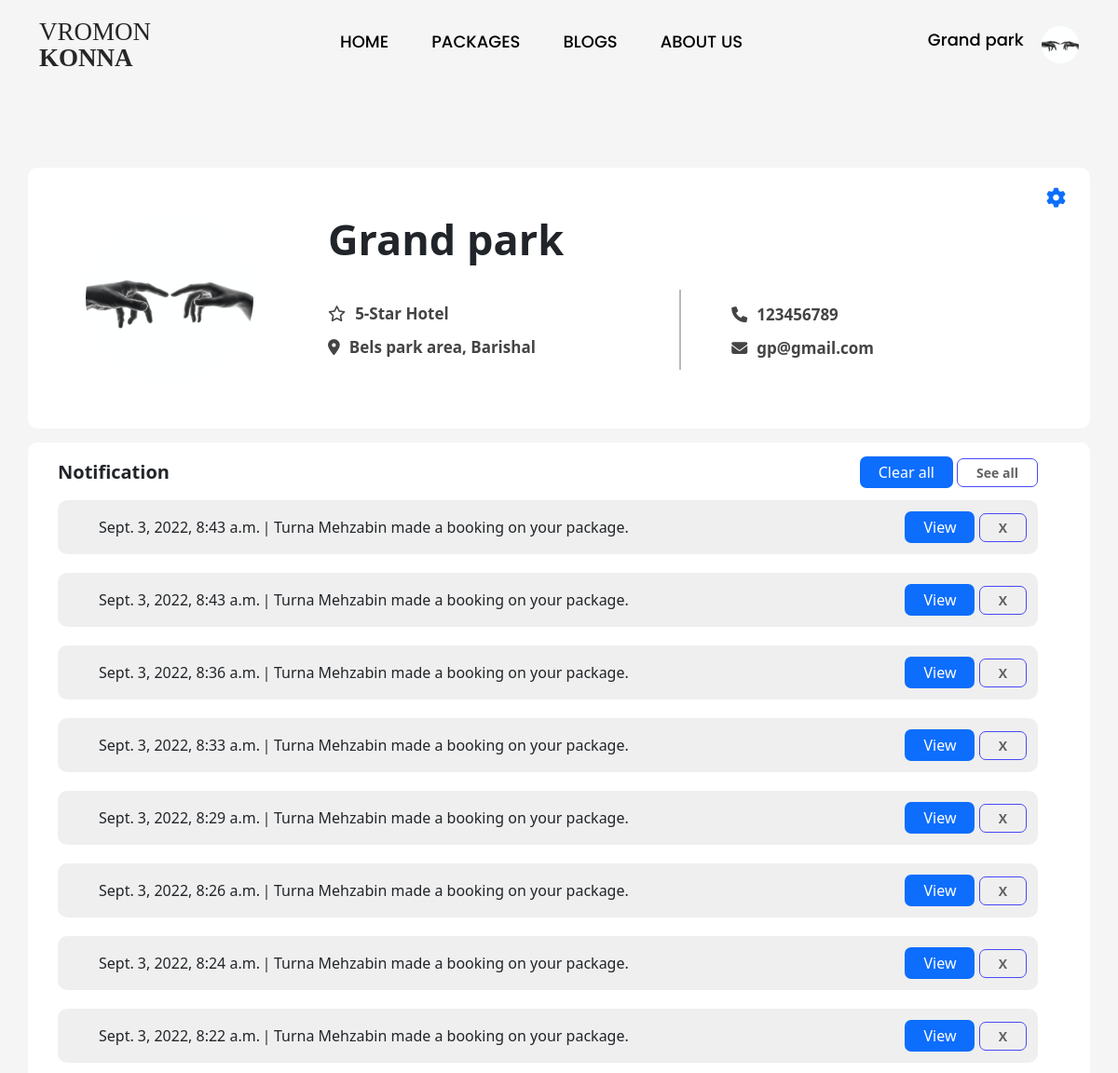
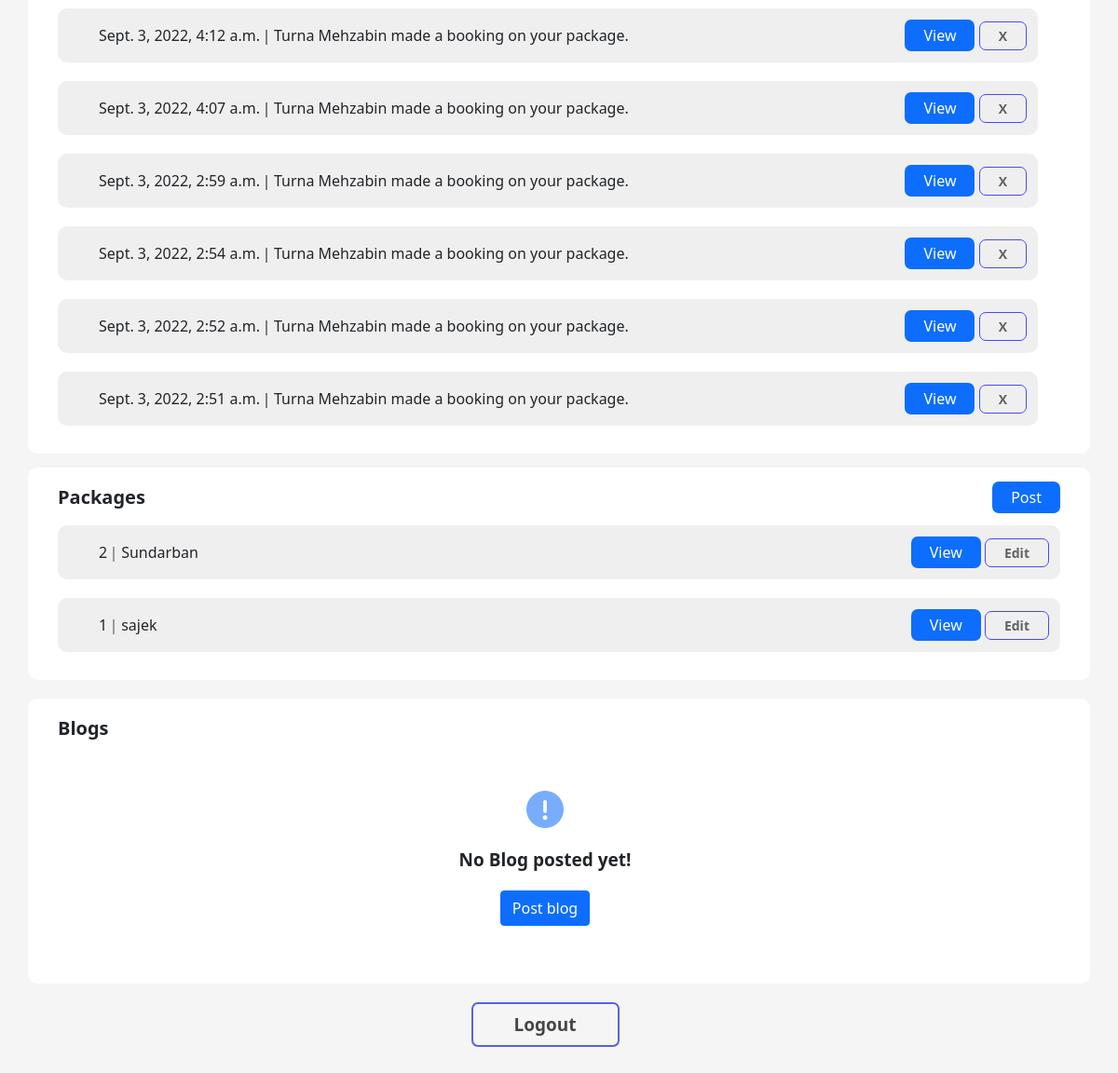
Screenshot of /hotel_profile/ (signed in) with the database file from the repository (2 pictures, top to bottom).
### users/models.py (models this page shows, shortened)
class HotelRep(models.Model):
    user = models.OneToOneField(
        User, on_delete=models.CASCADE, primary_key=True)
    name = models.CharField(max_length=128)
    address = models.CharField(max_length=512)
    hotline = models.CharField(max_length=11, unique=True)
    catagory = models.CharField(max_length=16)
    image = models.ImageField(null=True, blank=True,
                              default='default_hotel.jpg', upload_to='users/')

class Notification(models.Model):
    user = models.ForeignKey(User, on_delete=models.CASCADE)
    time = models.DateTimeField(auto_now_add=True, null=True)
    is_blog = models.BooleanField(default=False)
    is_pkg = models.BooleanField(default=False)
    message = models.CharField(max_length=64, null=True)
    key = models.IntegerField(null=True)
    hidden = models.BooleanField(default=False)

### pkg/models.py (models this page shows, shortened)
class Package(models.Model):
    author = models.ForeignKey(HotelRep, on_delete=models.CASCADE)
    title = models.CharField(max_length=128)
    destination = models.CharField(max_length=128)
    description = models.TextField(max_length=1024)
    cost = models.IntegerField()
    start_date = models.DateField()
    end_date = models.DateField()
    created_date = models.DateField(auto_now_add=True)
    modified_date = models.DateField(auto_now=True)
    rating = models.FloatField(null=True, default=0.0)
    total = models.IntegerField(null=True, default=0)
    image = models.ImageField(null=True, blank=True,
                              default='default_pkg.png', upload_to='packages/')

### users/views.py (the view)
# urls.py: path('hotel_profile/', views.hotel_profile, name='hotel_profile'),
@login_required(login_url='/login/')
def hotel_profile(request):
    context = {
        'data': request.user.hotelrep,
        'pkgs': Package.objects.filter(author=request.user.hotelrep).order_by('pk').reverse(),
        'blogs': Blog.objects.filter(author=request.user).order_by('pk').reverse(),
        'notifications': Notification.objects.filter(user=request.user, hidden=False).order_by('time').reverse(),
    }
    return render(request, 'users/hotel_profile.html', context)

### templates/users/hotel_profile.html (shortened to what this page needs)
{% extends 'navbar.html' %}
{% load static %}
{% block content %}
<body class="hotel-profile-area">
<section class="hotel-profile">
    <div class="container">
        <div class="row hotel-proile-cont">
            <div class="col-md-3 hotel-profile-img">
                <img src="{{data.image.url}}" alt="">
            </div>
            <div class="col-md-5 hotel-profile-details-one">
                <h1>{{data.name}}</h1>
                <div class="hotel-profile-details-one-info">
                    <p><i class="fa-regular fa-star"></i>{{data.catagory}}</p>
                    <p><i class="fa-solid fa-location-dot"></i>{{data.address}}</p>
                </div>
            </div>
            <div class="col-md-4 hotel-profile-details-two">
                <div class="hotel-profile-details-two-info">
                    <p><i class="fa-solid fa-phone"></i>{{data.hotline}}</p>
                    <p><i class="fa-solid fa-envelope"></i>{{user.email}}</p>
                </div>
            </div>
            <div class="hotel-profile-settings-icon">
                <a href="/manage_hotel_profile/"><i class="fa-solid fa-gear"></i></a>
            </div>
        </div>
    </div>
</section>
<section>
    <div class="container">
        <div class="row bookings-cont">
            <div class="row">
                {% if notifications %}
                <div class="col-md-8 ">
                    <h5>Notification</h5>
                </div>
                <div class="col-md-4 margin-right">
                    <a href="{% url 'clear_all' %}" class="current-booking-see-post-btn">Clear all</a>
                    <a href="{% url 'notifications' %}" class="current-booking-cancel-btn">See all</a>
                </div>
                {% endif %}
                {% if notifications %}
                {% for x in notifications %}
                <div class="single-booking-box">
                    <div class="row current-booking-body">
                        <div class="col-md-9">
                            <div class="user-profile-blog-desc">
                                <p>{{ x.time }}</p>
                                <p>{{ x.message }}</p>
                            </div>
                        </div>
                        <div class="col-md-3">
                            <div class="current-booking-btns">
                                {% if x.is_blog %}
                                <a href="{% url 'blog_post' x.key %}" class="current-booking-see-full-info-btn" target="_blank">View</a>
                                {% else %}
                                <a href="{% url 'pkg_info' x.key %}" class="current-booking-see-full-info-btn" target="_blank">View</a>
                                {% endif %}
                                <a href="{% url 'delete_msg' x.pk %}" class="current-booking-cancel-btn">X</a>
                            </div>
                        </div>
                    </div>
                </div>
                {% endfor %}
                {% endif %}
            </div>
        </div>
</section>
<section>
    <div class="container">
        <div class="row hotel-package-cont">
            <div class="col-sm-3">
                <h5>Packages</h5>
            </div>
            {% if pkgs %}
            <div class="col-md-9 current-booking-see-post-btn-area ">
                <a href="{% url 'post_pkg' %}" class="current-booking-see-post-btn">Post</a>
            </div>
            {% for pkg in pkgs %}
            <div class="single-booking-box">
                <div class="row current-booking-body">
                    <div class="col-md-6">
                        <div class="traveler-travel-desc">
                            <p>{{pkg.title}}</p>
                            <p>{{pkg.destination}}</p>
                        </div>
                    </div>
                    <div class="col-md-4 offset-2">
                        <div class="current-booking-btns">
                            <a href="{% url 'pkg_info' pkg.pk %}" class="current-booking-see-full-info-btn" target="_blank">View</a>
                            <a href="{% url 'edit_pkg' pkg.pk %}" class="current-booking-cancel-btn">Edit</a>
                        </div>
                    </div>
                </div>
            </div>
            {% endfor %}
            {% else %}
            <div class="offset-2  packages">
                <i class="fa-regular fa-map"></i>
                <p>No packages available!</p>
                <a href="{% url 'post_pkg' %}" class="btn btn-primary">Post packages</a>
            </div>
            {% endif %}
        </div>
    </div>
</section>
<section>
    <div class="container">
        <div class="row bookings-cont">
            <div class="row">
                <div class="col-md-9">
                    <h5>Blogs</h5>
                </div>
                {% if not blogs%}
                <div class="col-md-12 packages">
                    <i class="fa-solid fa-circle-exclamation"></i>
                    <p>No Blog posted yet!</p>
                    <a href="../blogs/post_blog" type="submit" class="btn btn-primary">Post blog</a>
                </div>
                {% else %}
                <div class="col-md-3 current-booking-see-post-btn-area">
                    <a href="../blogs/post_blog" class="current-booking-see-post-btn  emergency-margin">Post</a>
                </div>
                {% endif %}
            </div>
        </div>
    </div>
</section>
<div class="row hotel-profile-logout-sec">
    <div class="col-sm-12 text-center">
        <a class="hotel-profile-log-btn" href="/logout/">Logout</a>
    </div>
</div>
</body>
{% endblock %}

### templates/navbar.html (shortened to what this page needs)
{% load static %}
<!DOCTYPE html>
<html lang="en">
<head>
    <link rel="stylesheet" href="{% static 'css/style.css' %}">
    <link rel="stylesheet" href="{% static 'css/fontAwesome/css/all.min.css' %}">
    <link rel="stylesheet" href="{% static 'css/owl.carousel.min.css' %}">
    <link rel="stylesheet" href="{% static 'css/owl.theme.default.min' %}">
	<link rel="stylesheet" href="{% static 'css/bootstrap.min.css' %}">
</head>
<body>
	<header class="navbar-area">
		<div class="container">
			<div class="row">
				<div class="col-md-3">
					<a href="{% url 'home' %}"><img src="{% static 'img/logo.svg' %}" alt="" class="logo"></a>
				</div>
				<div class="col-md-6">
					<nav class="navbar navbar-expand-sm">
						<ul class="navbar-nav">
							<li class="nav-item"><a class="nav-link" href="/">HOME</a></li>
							<li class="nav-item"><a class="nav-link" href="/packages/">PACKAGES</a></li>
							<li class="nav-item"><a class="nav-link" href="/blogs/">BLOGS</a></li>
							<li class="nav-item"><a class="nav-link" href="/about_us/">ABOUT US</a></li>
						</ul>
					</nav>
				</div>
				<div class="col-md-3 navbar-profolr-area">
					{% if not request.user.is_anonymous %}
						<div class="user-header-right">
							{% if 'T' in request.user.last_name %}
							<a href="{% url 'traveler_profile' %}">{{request.user.traveler.name}}</a>
							<img src="{{ request.user.traveler.image.url }}" alt="No image" class="logo">
							{% else %}
							<a href="{% url 'hotel_profile' %}">{{request.user.hotelrep.name}}</a>
							<img src="{{ request.user.hotelrep.image.url }}" alt="No image" class="logo">
							{% endif %}
						</div>
					{% else %}
						<div class="header-right">
							<a href="/login/">LOGIN</a>
							<a class="header-reg" href="/join_us/">REGISTER</a>
						</div>
					{% endif %}
				</div>
			</div>
		</div>
	</header>
{% block content %}
{% endblock %}
</body>
</html>

### static/css/style.css (style rules this page uses)
.margin-right { text-align: right; }
body { margin-top: 180px !important; }
.form-control, .btn { border-radius: 3px; }
.bookings-cont { padding: 20px; background: #FFFFFF; margin-top: 15px !important; border-radius: 10px; }
.packages { text-align: center; margin-left: -3px !important; margin-top: 47px !important; margin-bottom: 42px !important; }
.bookings-cont h5 { font-weight: 600; }
.packages i { color: #78ADFD; font-size: 40px; margin-bottom: 20px; }
.packages p { font-size: 19px; font-weight: 600; margin-bottom: 18px; }
.current-booking-body { background: #EFEFEF; margin: 10px auto !important; border-radius: 10px; }
.current-booking-cancel-btn { text-decoration: none; border: 1px solid #4848f9; color: #626262; font-size: 14px; font-weight: 600; padding: 5px 20px; border-radius: 7px; }
.current-booking-btns { margin-top: 17px; text-align: right; }
.current-booking-see-full-info-btn { text-decoration: none; margin-left: 25px; background: #0D6DFC; color: #fff; padding: 6px 20px; border-radius: 7px; }
.current-booking-see-post-btn-area { text-align: right; }
.current-booking-see-post-btn { text-decoration: none; margin-left: 25px; background: #0D6DFC; color: #fff; padding: 6px 20px; border-radius: 7px; }
.user-profile-blog-desc { float: left; display: flex; padding: 17px; }
.user-profile-blog-desc p { margin: 0; margin-left: 15px; }
.user-profile-blog-desc p:last-child { position: relative; }
.user-profile-blog-desc p:last-child:after { position: absolute; content: ''; background: gray; width: 16px; height: 2px; left: -16px; bottom: 9px; transform: rotate(90deg); }
.traveler-travel-desc { display: flex; padding: 17px; }
.traveler-travel-desc p { margin: 0; margin-left: 15px; }
.traveler-travel-desc p:last-child { position: relative; }
.traveler-travel-desc p:last-child:after { position: absolute; content: ''; background: #9b9b9b; width: 16px; height: 2px; transform: rotate(90deg); left: -16px; bottom: 9px; }
.col-md-3.hotel-profile-img img { width: 180px; height: 180px; border-radius: 50%; }
.hotel-profile-area { background: #f5f5f5; }
.hotel-proile-cont { background: #FFFF; padding: 50px; border-radius: 10px; }
.hotel-profile-details-one h1 { font-size: 45px; font-weight: 600; }
.hotel-profile-details-one-info { margin-top: 40px; }
.hotel-profile-details-one-info p { margin: 0; margin-bottom: 10px; font-size: 17px; font-weight: 600; color: #444; }
.hotel-profile-details-two-info { margin-top: 95px; }
.hotel-profile-details-two-info p { font-size: 17px; margin: 0; margin-bottom: 10px; color: #444; font-weight: 600; }
.row.hotel-proile-cont i { margin-right: 10px; }
.hotel-proile-cont { position: relative; }
.hotel-profile-settings-icon a { position: absolute; right: 16px; top: 17px; font-size: 21px; }
.col-md-5.hotel-profile-details-one { position: relative; }
.col-md-5.hotel-profile-details-one:after { position: absolute; content: ''; width: 86px; height: 2px; background: #b9b9b9; right: 0; top: 123px; transform: rotate(90deg); }
.hotel-package-cont { background: #fff; border-radius: 10px; margin-top: 15px !important; margin-bottom: 20px; padding: 20px; }
.hotel-profile-log-btn { border: 2px solid #5961e6; padding: 8px; width: 159px; display: inline-block; text-align: center; border-radius: 7px; color: #464646; font-size: 19px; text-decoration: none; font-weight: 500; margin-left: -30px; margin-bottom: 60px; font-weight: 600; margin-top: 20px; }
.row.hotel-package-cont h5 { font-weight: 600; }
.navbar-area { overflow: hidden; position: fixed; top: 0; width: 100%; background: #f5f5f5; color: #000; z-index: 2; padding: 15px !important; }
header { font-family:'Poppins', sans-serif; padding-top: 20px; margin-bottom: 200px; }
header nav ul li a { color: #000 !important; font-size: 18px; margin-left: 30px; font-weight: 500; transition: .5s; }
.logo { text-align: center; }
.user-header-right img { width: 40px; height: 40px; background-size: cover; background-position: center; border-radius: 50%; margin-left: 15px; margin-top: 7px; }
.user-header-right { margin-top: 6px; }
.user-header-right a { text-decoration: none; font-size: 18px; color: #000; font-weight: 500; transition: .5s; }
.navbar-area { padding: 20px; margin-bottom: 30px; }
.navbar-profolr-area { text-align: right; }

### rows the page displays
HotelRep: image (picture), name "Grand park", catagory "5-Star Hotel", address "Bels park area, Barishal", hotline "123456789"
Notification: time "Sept. 3, 2022, 8:43 a.m.", message "Turna Mehzabin made a booking on your package.", is_blog "View"
Notification: time "Sept. 3, 2022, 8:43 a.m.", message "Turna Mehzabin made a booking on your package.", is_blog "View"
Notification: time "Sept. 3, 2022, 8:36 a.m.", message "Turna Mehzabin made a booking on your package.", is_blog "View"
Notification: time "Sept. 3, 2022, 8:33 a.m.", message "Turna Mehzabin made a booking on your package.", is_blog "View"
Notification: time "Sept. 3, 2022, 8:29 a.m.", message "Turna Mehzabin made a booking on your package.", is_blog "View"
Notification: time "Sept. 3, 2022, 8:26 a.m.", message "Turna Mehzabin made a booking on your package.", is_blog "View"
Notification: time "Sept. 3, 2022, 8:24 a.m.", message "Turna Mehzabin made a booking on your package.", is_blog "View"
Notification: time "Sept. 3, 2022, 8:22 a.m.", message "Turna Mehzabin made a booking on your package.", is_blog "View"
Notification: time "Sept. 3, 2022, 4:12 a.m.", message "Turna Mehzabin made a booking on your package.", is_blog "View"
Notification: time "Sept. 3, 2022, 4:07 a.m.", message "Turna Mehzabin made a booking on your package.", is_blog "View"
Notification: time "Sept. 3, 2022, 2:59 a.m.", message "Turna Mehzabin made a booking on your package.", is_blog "View"
Notification: time "Sept. 3, 2022, 2:54 a.m.", message "Turna Mehzabin made a booking on your package.", is_blog "View"
Notification: time "Sept. 3, 2022, 2:52 a.m.", message "Turna Mehzabin made a booking on your package.", is_blog "View"
Notification: time "Sept. 3, 2022, 2:51 a.m.", message "Turna Mehzabin made a booking on your package.", is_blog "View"
Package: title "2", destination "Sundarban"
Package: title "1", destination "sajek"

### other values shown
{{ request.user.hotelrep.name }} "Grand park"
{{ user.email }} "gp@gmail.com"
